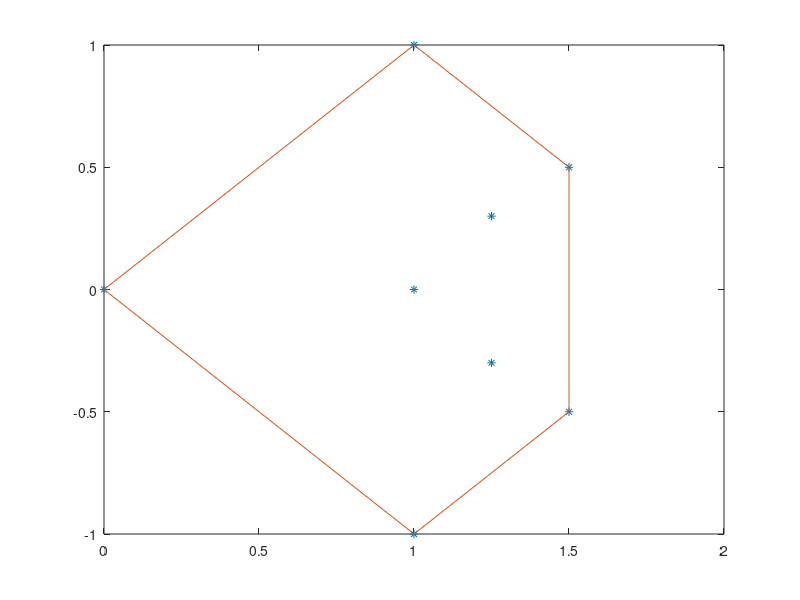

Write the MATLAB code that produced this figure.
P = [0 0; 1 1; 1.5 0.5; 1.5 -0.5; 1.25 0.3; 1 0; 1.25 -0.3; 1 -1];
[k,av] = convhull(P);
plot(P(:,1),P(:,2),'*')
hold on
plot(P(k,1),P(k,2))